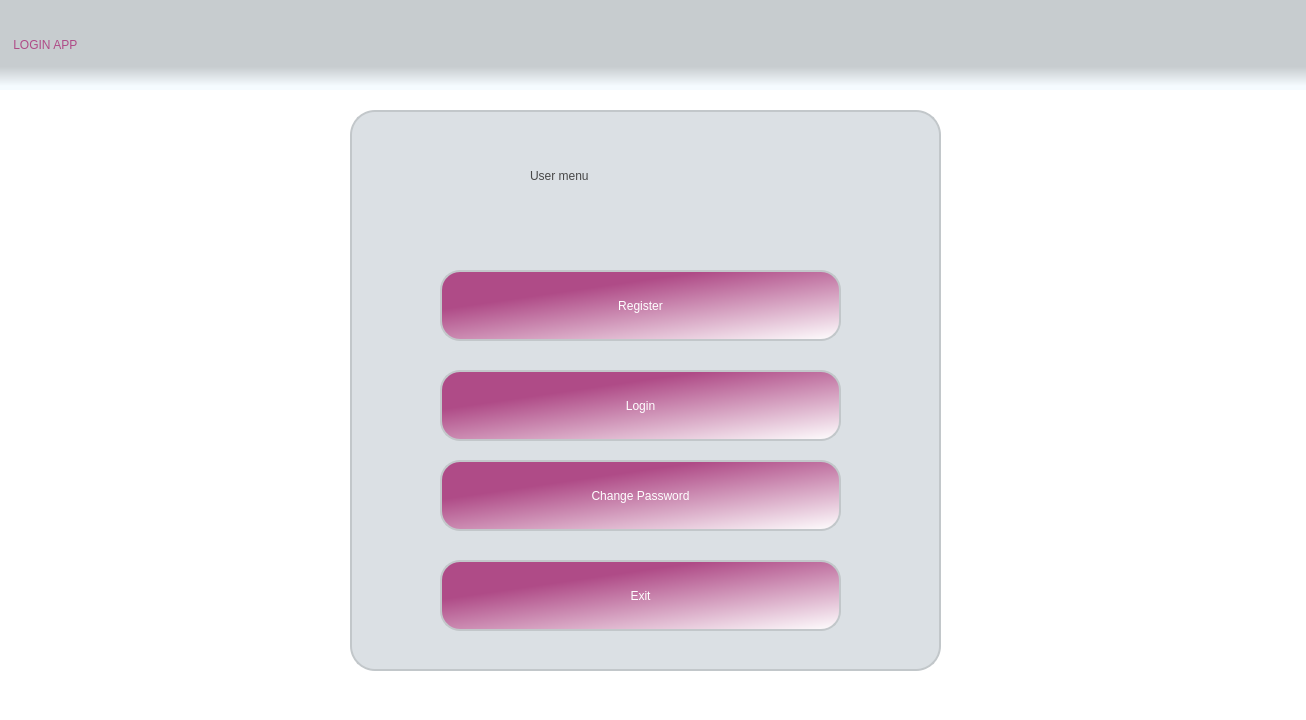
<?xml version="1.0" encoding="UTF-8"?>
<ui version="4.0">
 <class>login</class>
 <widget class="QMainWindow" name="login">
  <property name="geometry">
   <rect>
    <x>0</x>
    <y>0</y>
    <width>1306</width>
    <height>720</height>
   </rect>
  </property>
  <property name="windowTitle">
   <string>login</string>
  </property>
  <property name="styleSheet">
   <string notr="true">background-color: rgb(255, 255, 255);</string>
  </property>
  <widget class="QWidget" name="centralwidget">
   <widget class="QGroupBox" name="groupBox">
    <property name="geometry">
     <rect>
      <x>350</x>
      <y>110</y>
      <width>591</width>
      <height>561</height>
     </rect>
    </property>
    <property name="styleSheet">
     <string notr="true">background-color: qlineargradient(spread:pad, x1:1, y1:0, x2:0.111, y2:1, stop:0 rgba(219, 224, 228, 255));
border: 2px solid rgb(194,199,202);
border-radius : 25px;
color: rgb(71 , 71 , 71);
font: 700 16pt &quot;Arial&quot;;</string>
    </property>
    <property name="title">
     <string/>
    </property>
    <widget class="QPushButton" name="pushButton_4">
     <property name="geometry">
      <rect>
       <x>90</x>
       <y>450</y>
       <width>401</width>
       <height>71</height>
      </rect>
     </property>
     <property name="styleSheet">
      <string notr="true">background-color: qlineargradient(spread:pad, x1:0.37, y1:0.248304, x2:1, y2:1, stop:0 rgba(175, 75, 135, 255), stop:1 rgba(255, 255, 255, 255));
color: rgb(255, 255, 255);
font: 700 20pt &quot;Segoe UI&quot;;
border:2px solidqlineargradient(spread:pad, x1:0.37, y1:0.248304, x2:1, y2:1, stop:0 rgba(175, 75, 135, 255), stop:1 rgba(255, 255, 255, 255));
color: rgb(255, 255, 255) ;
border-radius:20px;
</string>
     </property>
     <property name="text">
      <string>Exit</string>
     </property>
    </widget>
    <widget class="QPushButton" name="pushButton_3">
     <property name="geometry">
      <rect>
       <x>90</x>
       <y>350</y>
       <width>401</width>
       <height>71</height>
      </rect>
     </property>
     <property name="styleSheet">
      <string notr="true">background-color: qlineargradient(spread:pad, x1:0.37, y1:0.248304, x2:1, y2:1, stop:0 rgba(175, 75, 135, 255), stop:1 rgba(255, 255, 255, 255));
color: rgb(255, 255, 255);
font: 700 20pt &quot;Segoe UI&quot;;
border:2px solidqlineargradient(spread:pad, x1:0.37, y1:0.248304, x2:1, y2:1, stop:0 rgba(175, 75, 135, 255), stop:1 rgba(255, 255, 255, 255));
color: rgb(255, 255, 255) ;
border-radius:20px;
</string>
     </property>
     <property name="text">
      <string>Change Password</string>
     </property>
    </widget>
    <widget class="QPushButton" name="pushButton_2">
     <property name="geometry">
      <rect>
       <x>90</x>
       <y>260</y>
       <width>401</width>
       <height>71</height>
      </rect>
     </property>
     <property name="styleSheet">
      <string notr="true">background-color: qlineargradient(spread:pad, x1:0.37, y1:0.248304, x2:1, y2:1, stop:0 rgba(175, 75, 135, 255), stop:1 rgba(255, 255, 255, 255));
color: rgb(255, 255, 255);
font: 700 20pt &quot;Segoe UI&quot;;
border:2px solidqlineargradient(spread:pad, x1:0.37, y1:0.248304, x2:1, y2:1, stop:0 rgba(175, 75, 135, 255), stop:1 rgba(255, 255, 255, 255));
color: rgb(255, 255, 255) ;
border-radius:20px;
</string>
     </property>
     <property name="text">
      <string>Login</string>
     </property>
    </widget>
    <widget class="QPushButton" name="pushButton">
     <property name="geometry">
      <rect>
       <x>90</x>
       <y>160</y>
       <width>401</width>
       <height>71</height>
      </rect>
     </property>
     <property name="styleSheet">
      <string notr="true">background-color: qlineargradient(spread:pad, x1:0.37, y1:0.248304, x2:1, y2:1, stop:0 rgba(175, 75, 135, 255), stop:1 rgba(255, 255, 255, 255));
color: rgb(255, 255, 255);
color: rgb(255, 255, 255) ;
border:2px solidqlineargradient(spread:pad, x1:0.37, y1:0.248304, x2:1, y2:1, stop:0 rgba(175, 75, 135, 255), stop:1 rgba(255, 255, 255, 255));
border-radius:20px;
font: 700 20pt &quot;Segoe UI&quot;;



</string>
     </property>
     <property name="text">
      <string>Register</string>
     </property>
     <property name="autoDefault">
      <bool>false</bool>
     </property>
     <property name="default">
      <bool>false</bool>
     </property>
     <property name="flat">
      <bool>false</bool>
     </property>
    </widget>
    <widget class="QLabel" name="label">
     <property name="geometry">
      <rect>
       <x>180</x>
       <y>40</y>
       <width>231</width>
       <height>51</height>
      </rect>
     </property>
     <property name="styleSheet">
      <string notr="true">color: rgb(71, 71, 71);
font: 24pt &quot;segeo&quot;;
font: 700 26pt &quot;Segoe UI&quot;;
border : 2px lightgray;</string>
     </property>
     <property name="text">
      <string>User menu</string>
     </property>
    </widget>
   </widget>
   <widget class="QLabel" name="label_2">
    <property name="geometry">
     <rect>
      <x>0</x>
      <y>-1</y>
      <width>1311</width>
      <height>91</height>
     </rect>
    </property>
    <property name="sizePolicy">
     <sizepolicy hsizetype="Fixed" vsizetype="Fixed">
      <horstretch>0</horstretch>
      <verstretch>0</verstretch>
     </sizepolicy>
    </property>
    <property name="styleSheet">
     <string notr="true">background-color: qlineargradient(spread:pad, x1:0.499423, y1:0.744, x2:0.5, y2:1, stop:0 rgba(199, 204, 207, 255), stop:0.826923 rgba(245, 251, 255, 255));
color: rgb(175, 75, 135);
font: 22pt &quot;Wide Latin&quot;;</string>
    </property>
    <property name="text">
     <string>    LOGIN APP</string>
    </property>
   </widget>
  </widget>
  <widget class="QMenuBar" name="menubar">
   <property name="geometry">
    <rect>
     <x>0</x>
     <y>0</y>
     <width>1306</width>
     <height>26</height>
    </rect>
   </property>
  </widget>
  <widget class="QStatusBar" name="statusbar"/>
 </widget>
 <resources/>
 <connections>
  <connection>
   <sender>pushButton_4</sender>
   <signal>clicked()</signal>
   <receiver>login</receiver>
   <slot>close()</slot>
   <hints>
    <hint type="sourcelabel">
     <x>384</x>
     <y>426</y>
    </hint>
    <hint type="destinationlabel">
     <x>459</x>
     <y>482</y>
    </hint>
   </hints>
  </connection>
 </connections>
</ui>
